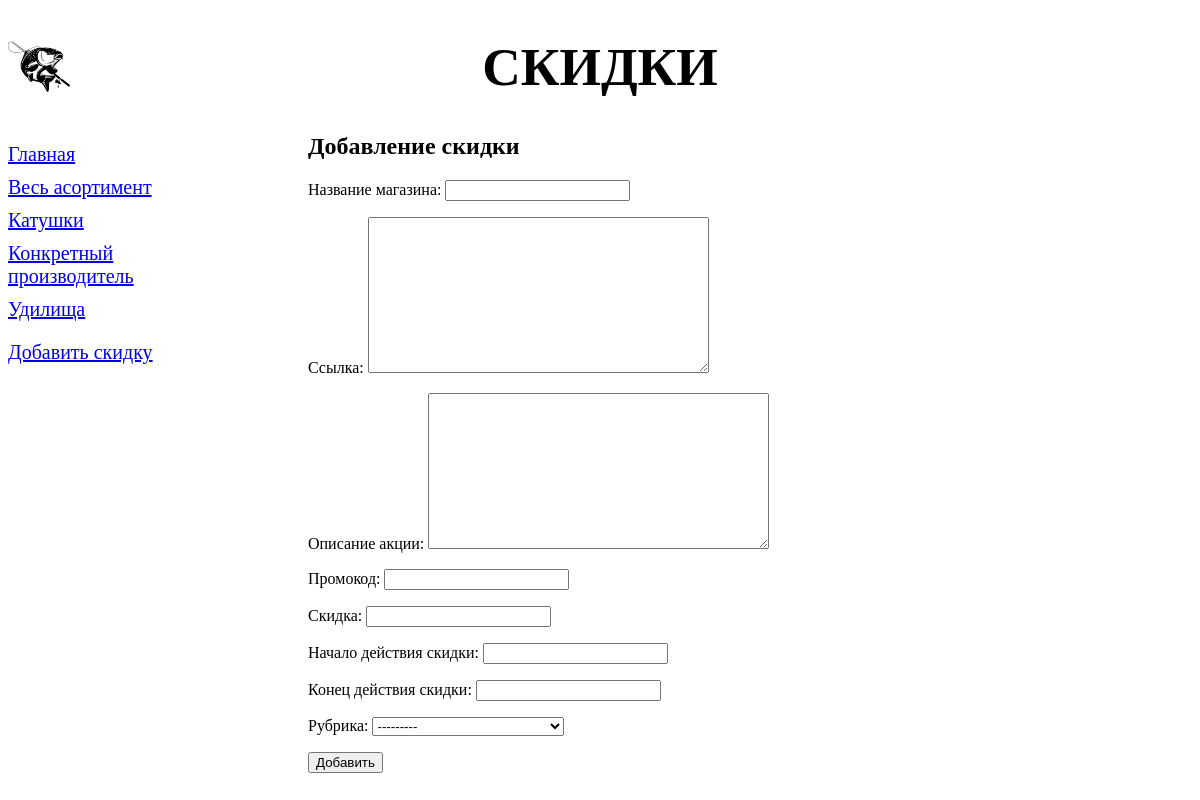
The page /bboard/add/ on the database its author committed.
### bboard/models.py (models this page shows)
class Rubrics(models.Model):
    name = models.CharField(max_length=30, db_index=True, verbose_name="Название")
    def __str__(self):
        return self.name
    class Meta:
        verbose_name_plural = "Рубрики"
        verbose_name = "Рубрика"
        ordering = ["name"]

### bboard/views.py (the view)
# urls.py: path('add/', MyDbCreateView.as_view(), name='add'),
class MyDbCreateView(CreateView):
    template_name = 'bboard/create.html'
    form_class = MyDbForm
    success_url = reverse_lazy('index')
    def get_context_data(self, **kwargs):
        context = super().get_context_data(**kwargs)
        context['rubrics'] = Rubrics.objects.all()
        return context

### bboard/forms.py
class MyDbForm(ModelForm):
    class Meta:
        model = MyDb
        fields = ('store_name', 'link', 'content', 'code', 'discount', 'discount_start', 'discount_end', 'rubric')

### bboard/templates/bboard/create.html (shortened to what this page needs)
{% extends 'layout/basic.html' %}
{% block content %}
<h1>Добавление скидки</h1>
<form method="post">
    {{ form.as_p }}
    <input type="submit" value="Добавить">
</form>
{% endblock %}

### bboard/templates/layout/basic.html (shortened to what this page needs)
{% load static %}
<!DOCTYPE html>
<html>
    <head>
        <link rel="stylesheet" type="text/css"
        href="{% static 'bboard/style.css' %}">
    </head>
    <body>
        <header>
            <h1>Скидки</h1>
        </header>
        <nav>
            <a href="{% url 'index' %}">Главная</a>
            {% for rubric in rubrics %}
            <a href="{% url 'by_rubric' rubric.pk %}">{{ rubric.name }}</a>
            {% endfor %}
            <p><a href="{% url 'add' %}">Добавить скидку</a></p>
        </nav>
        <section>
            {% block content %}
            {% endblock %}
        </section>
    </body>
</html>

### bboard/static/bboard/style.css (style rules this page uses)
header h1 { font-size: 40pt; text-transform: uppercase; text-align: center; background: url("logo_2.jpg") left / auto 100% no-repeat; }
nav { font-size: 15pt; width: 150px; float: left; }
nav a { display: block; margin: 10px 0px; }
section { margin-left: 300px; }

### rows shown on the page
Rubrics: name "Весь асортимент"
Rubrics: name "Катушки"
Rubrics: name "Конкретный производитель"
Rubrics: name "Удилища"
